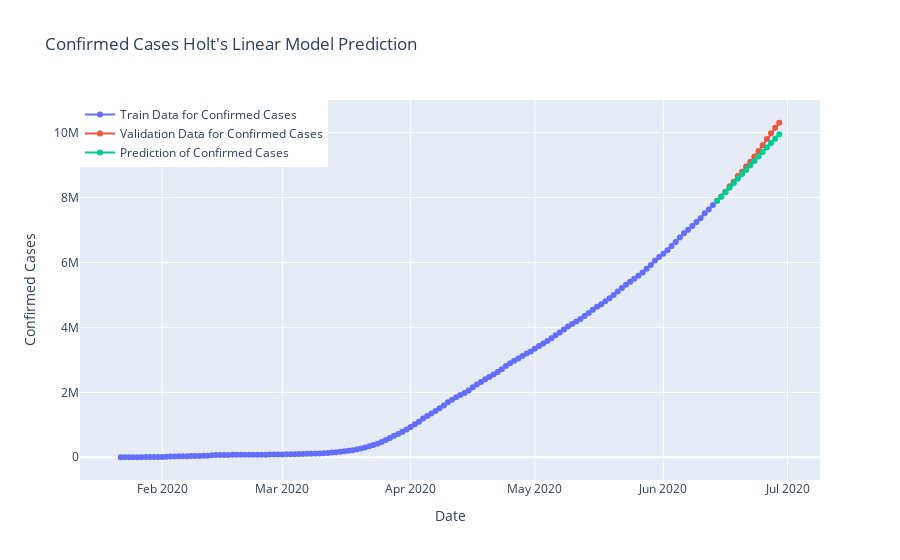

The code cell stored with this chart in its notebook:
### Code cell
fig = go.Figure()
fig.add_trace(go.Scatter(x=model_train.index, y=model_train['Confirmed'],
                        mode='lines+markers', name='Train Data for Confirmed Cases'))
fig.add_trace(go.Scatter(x=valid.index, y=valid['Confirmed'],
                        mode='lines+markers', name='Validation Data for Confirmed Cases'))
fig.add_trace(go.Scatter(x=valid.index, y=y_pred['Holt'],
                        mode='lines+markers', name='Prediction of Confirmed Cases'))
fig.update_layout(title="Confirmed Cases Holt's Linear Model Prediction", 
                 xaxis_title='Date', yaxis_title='Confirmed Cases', 
                  legend = dict(x=0,y=1,traceorder='normal'))

fig.show()

### Figure 1 — Plotly figure (JSON) as saved in the notebook; plotly's stock layout.template omitted (floating-point values rounded to 4 significant figures; data arrays with more than 128 entries replaced by an {"elided": "..."} marker saying what was removed)
{"data": [{"mode": "lines+markers", "name": "Train Data for Confirmed Cases", "type": "scatter", "x": {"elided": "144 str values"}, "y": {"elided": "144 int values"}}, {"mode": "lines+markers", "name": "Validation Data for Confirmed Cases", "type": "scatter", "x": ["2020-06-14T00:00:00", "2020-06-15T00:00:00", "2020-06-16T00:00:00", "2020-06-17T00:00:00", "2020-06-18T00:00:00", "2020-06-19T00:00:00", "2020-06-20T00:00:00", "2020-06-21T00:00:00", "2020-06-22T00:00:00", "2020-06-23T00:00:00", "2020-06-24T00:00:00", "2020-06-25T00:00:00", "2020-06-26T00:00:00", "2020-06-27T00:00:00", "2020-06-28T00:00:00", "2020-06-29T00:00:00"], "y": [7900924, 8034504, 8173940, 8349950, 8488977, 8664986, 8791804, 8955536, 9098641, 9263466, 9430516, 9609829, 9801572, 9979535, 10145791, 10302151]}, {"mode": "lines+markers", "name": "Prediction of Confirmed Cases", "type": "scatter", "x": ["2020-06-14T00:00:00", "2020-06-15T00:00:00", "2020-06-16T00:00:00", "2020-06-17T00:00:00", "2020-06-18T00:00:00", "2020-06-19T00:00:00", "2020-06-20T00:00:00", "2020-06-21T00:00:00", "2020-06-22T00:00:00", "2020-06-23T00:00:00", "2020-06-24T00:00:00", "2020-06-25T00:00:00", "2020-06-26T00:00:00", "2020-06-27T00:00:00", "2020-06-28T00:00:00", "2020-06-29T00:00:00"], "y": [7889000.0, 8026000.0, 8164000.0, 8301000.0, 8438000.0, 8576000.0, 8713000.0, 8851000.0, 8988000.0, 9125000.0, 9263000.0, 9400000.0, 9537000.0, 9675000.0, 9812000.0, 9949000.0]}], "layout": {"legend": {"traceorder": "normal", "x": 0, "y": 1}, "title": {"text": "Confirmed Cases Holt's Linear Model Prediction"}, "xaxis": {"title": {"text": "Date"}}, "yaxis": {"title": {"text": "Confirmed Cases"}}}}
